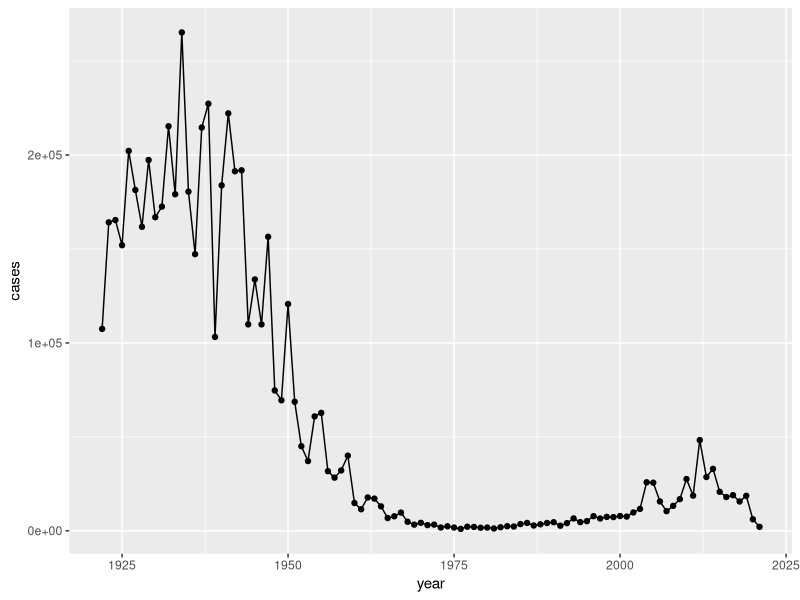
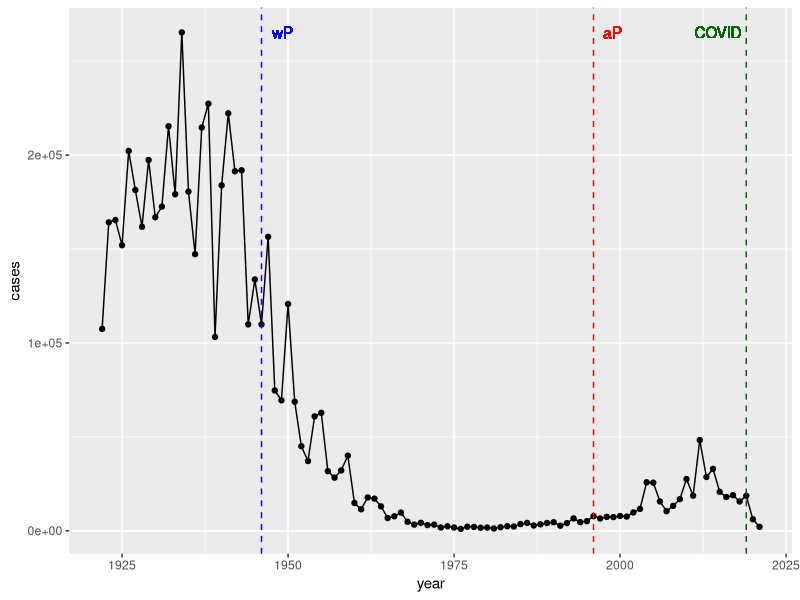

The R source for these figures, in order: (Note: this script raises an error after producing the figures.)
## ---- chunk 1
#| echo=FALSE 
cdc <- data.frame(
                                 year = c(1922L,1923L,1924L,1925L,
                                          1926L,1927L,1928L,1929L,1930L,1931L,
                                          1932L,1933L,1934L,1935L,1936L,
                                          1937L,1938L,1939L,1940L,1941L,1942L,
                                          1943L,1944L,1945L,1946L,1947L,
                                          1948L,1949L,1950L,1951L,1952L,
                                          1953L,1954L,1955L,1956L,1957L,1958L,
                                          1959L,1960L,1961L,1962L,1963L,
                                          1964L,1965L,1966L,1967L,1968L,1969L,
                                          1970L,1971L,1972L,1973L,1974L,
                                          1975L,1976L,1977L,1978L,1979L,1980L,
                                          1981L,1982L,1983L,1984L,1985L,
                                          1986L,1987L,1988L,1989L,1990L,
                                          1991L,1992L,1993L,1994L,1995L,1996L,
                                          1997L,1998L,1999L,2000L,2001L,
                                          2002L,2003L,2004L,2005L,2006L,2007L,
                                          2008L,2009L,2010L,2011L,2012L,
                                          2013L,2014L,2015L,2016L,2017L,2018L,
                                          2019L,2020L,2021L),
         cases = c(107473,164191,165418,152003,
                                          202210,181411,161799,197371,
                                          166914,172559,215343,179135,265269,
                                          180518,147237,214652,227319,103188,
                                          183866,222202,191383,191890,109873,
                                          133792,109860,156517,74715,69479,
                                          120718,68687,45030,37129,60886,
                                          62786,31732,28295,32148,40005,
                                          14809,11468,17749,17135,13005,6799,
                                          7717,9718,4810,3285,4249,3036,
                                          3287,1759,2402,1738,1010,2177,2063,
                                          1623,1730,1248,1895,2463,2276,
                                          3589,4195,2823,3450,4157,4570,
                                          2719,4083,6586,4617,5137,7796,6564,
                                          7405,7298,7867,7580,9771,11647,
                                          25827,25616,15632,10454,13278,
                                          16858,27550,18719,48277,28639,32971,
                                          20762,17972,18975,15609,18617,
                                          6124,2116)
       )
## ---- chunk 2
head(cdc)
## ---- chunk 3
library(ggplot2)

ggplot(cdc, aes(x=year, y=cases)) +
  geom_point() +
  geom_line()
## ---- chunk 4
library(ggplot2)

ggplot(cdc, aes(x=year, y=cases)) +
  geom_point() +
  geom_line() +
  geom_vline(xintercept=1946, linetype="dashed", col="blue") +
  geom_vline(xintercept=1996, linetype="dashed", col="red") +
  geom_vline(xintercept=2019, linetype="dashed", col="darkgreen") +
  geom_text(aes(x=1946, y=max(cases), label="wP",), col="blue", hjust=-0.5) +
  geom_text(aes(x=1996, y=max(cases), label="aP"), col="red", hjust=-0.5) +
  geom_text(aes(x=2019, y=max(cases), label="COVID"), col="darkgreen", hjust=1.1)
## ---- chunk 5
library(jsonlite)

# Subject table
subject <- read_json("http://cmi-pb.org/api/subject", simplifyVector = TRUE)
specimen <- read_json("http://cmi-pb.org/api/specimen", simplifyVector = TRUE)
titer <- read_json("http://cmi-pb.org/api/v4/plasma_ab_titer", simplifyVector = TRUE)
## ---- chunk 6
head(subject)
## ---- chunk 7
head(titer)
## ---- chunk 8
table(subject$infancy_vac)
## ---- chunk 9
table(subject$biological_sex)
## ---- chunk 10
table(subject$race,subject$biological_sex)
## ---- chunk 11
#| echo=FALSE
library(tidyverse)
## ---- chunk 12
today()
## ---- chunk 13
today() - mdy("11-28-2001")
## ---- chunk 14
time_length( today() - ymd("2001-11-28"),  "years")
## ---- chunk 15
subject$age <- ymd(subject$date_of_boost) - ymd(subject$year_of_birth)

subject$age_years <- time_length(subject$age, "years")

head(subject)
## ---- chunk 16
# aP
ap <- subject %>% filter(infancy_vac == "aP")

round( summary( time_length( ap$age, "years" ) ) )

# wP
wp <- subject %>% filter(infancy_vac == "wP")
round( summary( time_length( wp$age, "years" ) ) )
## ---- chunk 17
int <- ymd(subject$date_of_boost) - ymd(subject$year_of_birth)
age_at_boost <- time_length(int, "year")
head(age_at_boost)
## ---- chunk 18
ggplot(subject) +
  aes(age_years,
      fill=as.factor(infancy_vac)) +
  geom_histogram(show.legend=FALSE) +
  facet_wrap(vars(infancy_vac), nrow=2) +
  xlab("Age in years")
## ---- chunk 19
meta <- inner_join(specimen, subject)
head(meta)
## ---- chunk 20
abdata <- inner_join(titer, meta)
head(abdata)
## ---- chunk 21
table(abdata$isotype)
## ---- chunk 22
igg <- abdata %>% filter(isotype=="IgG")
head(igg)
## ---- chunk 23
ggplot(igg) +
  aes(MFI_normalised, 
      antigen,
      col=infancy_vac) +
  geom_boxplot()
## ---- chunk 24
head(igg)
## ---- chunk 25
igg.pt <- igg %>% filter(antigen == "PT", dataset=="2021_dataset")
head(igg.pt)
## ---- chunk 26
ggplot(igg.pt) +
  aes(planned_day_relative_to_boost,
      MFI_normalised,
      col=infancy_vac,
      group=subject_id) +
  geom_point() +
  geom_line() +
  geom_vline(xintercept = 0, linetype = "dashed", col="black") +
  geom_vline(xintercept = 14, linetype = "dashed", col="black")
